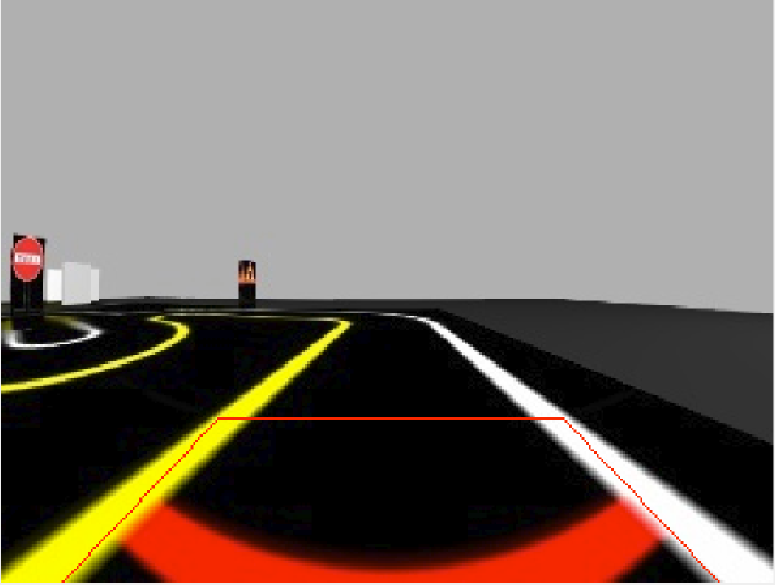
#> input picture day06/img/road_ex.png, 1549 x 1169 px (shown at 1/2 size)
$ python car_line_ex.py
#> lines starting #> are read from the running program, lines starting #| are printed output that depends on the picture; after the words box and inside, x2 and y2 are one past the last pixel; in counts of white or black regions, pixels touching at a corner belong together
# [36 lines of commented-out code are left out]

import cv2 as cv
import numpy as np

# 1단계: 이미지 로드
img = cv.imread('./img/road_ex.png')
#> img is the input picture: shape (1169, 1549, 3); mean B, G, R 102.5, 111.6, 122.4

scale = 0.5
img_resized = cv.resize(img, (int(img.shape[1]*scale), int(img.shape[0]*scale)))
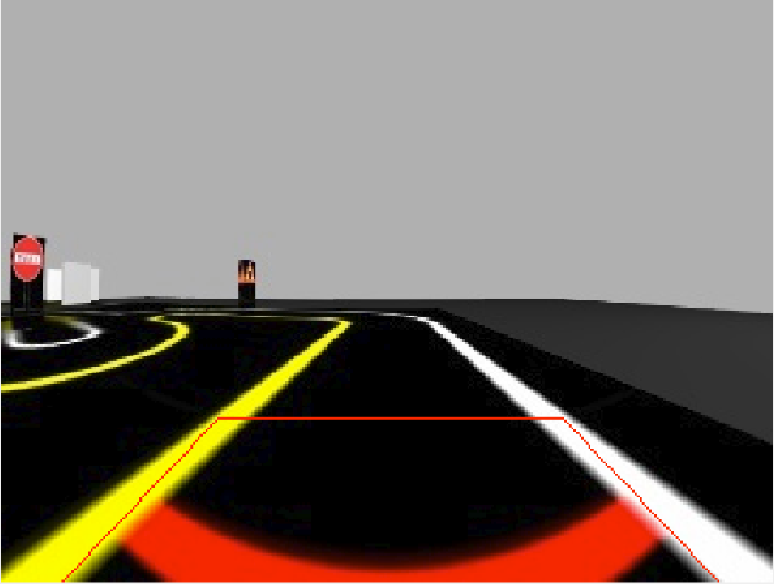
#> img_resized: shape (584, 774, 3); mean B, G, R 102.5, 111.6, 122.4
gray = cv.cvtColor(img_resized, cv.COLOR_BGR2GRAY)
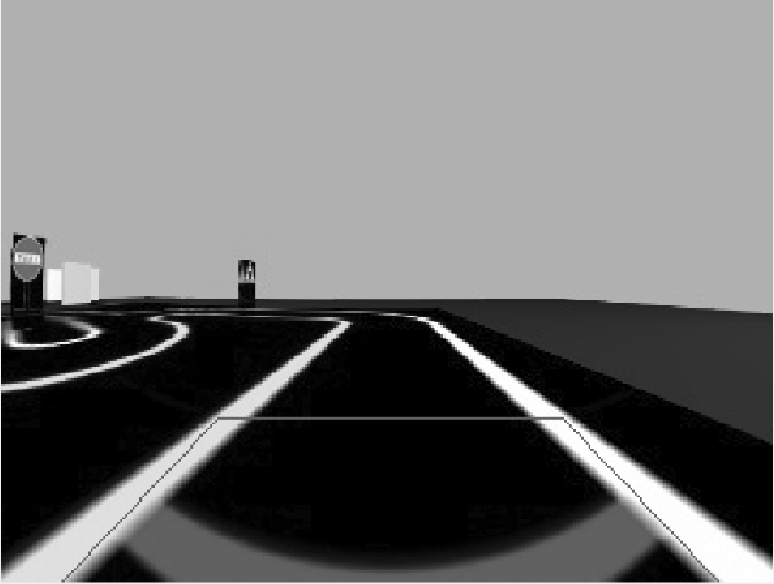
#> gray: shape (584, 774); min 0, max 255, mean 113.8

# 2단계: Canny
edges = cv.Canny(gray, 100, 200, apertureSize=3)
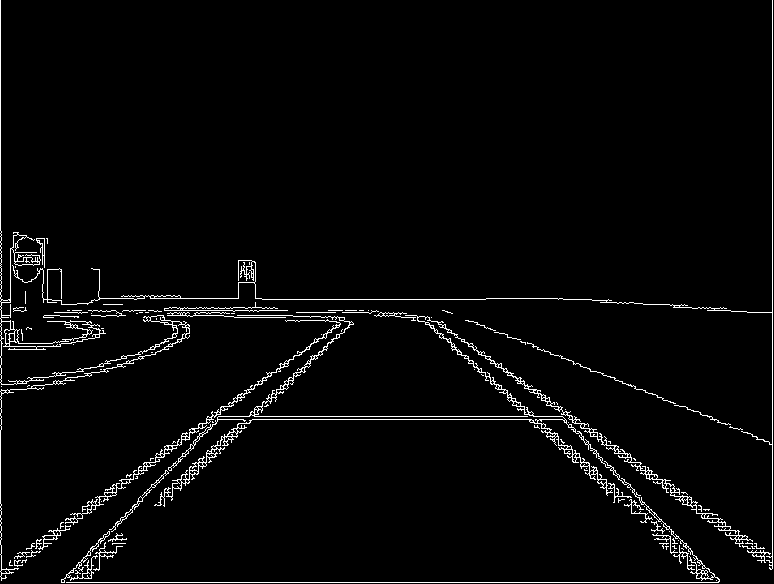
#> edges: shape (584, 774); 2.9% white in thin lines or dots

# 🔥 3단계: ROI 적용 (하단만)
height, width = edges.shape
#> height = 584; width = 774
roi = edges[int(height*0.5):, :]
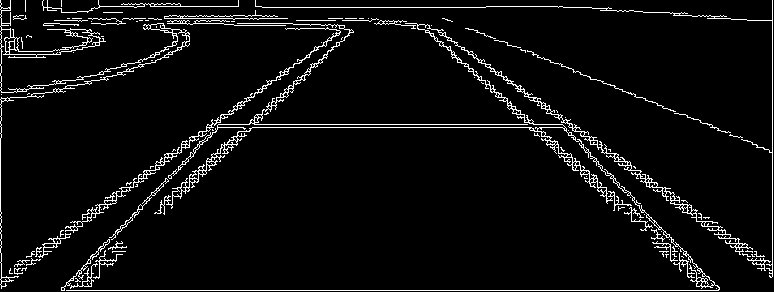
#> roi: shape (292, 774); 5.3% white in thin lines or dots

# 4단계: 허프 변환 (ROI에만 적용)
lines = cv.HoughLinesP(roi, 1, np.pi/180,
                       threshold=50,
                       minLineLength=150,
                       maxLineGap=5)
#> lines = 13 rows, first 6: [61, 290, 718, 290], [262, 7, 485, 7], [207, 124, 562, 124], [252, 127, 579, 127], [772, 276, 772, 0], [87, 216, 345, 29]

# 5단계: 직선 그리기 (좌표 보정 필수)
if lines is not None:
    for line in lines:
        x1, y1, x2, y2 = line[0]

        # 🔥 ROI 기준 좌표 → 원본 좌표로 복구
        y1 += int(height*0.5)
        y2 += int(height*0.5)

        cv.line(img_resized, (x1, y1), (x2, y2), (0, 255, 0), 2)
#> this loop made 13 passes
#> (line, x1, y1, x2, y2) on passes 1 to 12: ([[61, 290, 718, 290]], 61, 582, 718, 582), ([[262, 7, 485, 7]], 262, 299, 485, 299), ([[207, 124, 562, 124]], 207, 416, 562, 416), ([[252, 127, 579, 127]], 252, 419, 579, 419), ([[772, 276, 772, 0]], 772, 568, 772, 292), ([[87, 216, 345, 29]], 87, 508, 345, 321), ([[554, 114, 769, 270]], 554, 406, 769, 562), ([[17, 265, 299, 60]], 17, 557, 299, 352), ([[427, 24, 765, 261]], 427, 316, 765, 553), ([[471, 29, 727, 132]], 471, 321, 727, 424), ([[476, 56, 662, 187]], 476, 348, 662, 479), ([[133, 182, 344, 29]], 133, 474, 344, 321)
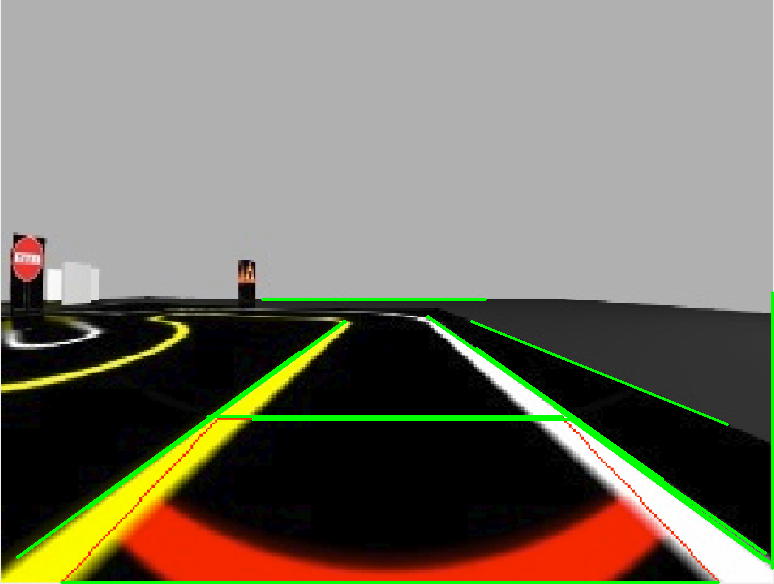
#> img_resized: shape (584, 774, 3); 2.37% of pixels changed, all inside (x1, y1, x2, y2) = (16, 291, 774, 584)

cv.imshow('Original', gray)
cv.imshow('Edges', edges)
cv.imshow('ROI', roi)
cv.imshow('Hough Lines', img_resized)

cv.waitKey(0)
cv.destroyAllWindows()
